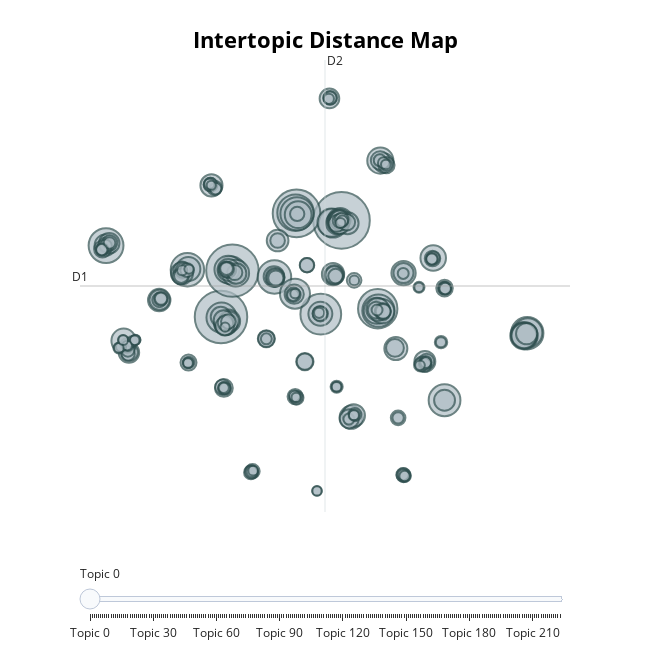

The notebook cell saved with this chart:
### Code cell
topic_model.visualize_topics()

### Figure 1 — Plotly figure (JSON) as saved in the notebook; plotly's stock layout.template omitted (floating-point values rounded to 4 significant figures; data arrays with more than 128 entries replaced by an {"elided": "..."} marker saying what was removed)
{"data": [{"customdata": {"elided": "224x3 mixed values"}, "hovertemplate": "<b>Topic %{customdata[0]}</b><br>Words: %{customdata[1]}<br>Size: %{customdata[2]}", "legendgroup": "", "marker": {"color": "#B0BEC5", "line": {"color": "DarkSlateGrey", "width": 2}, "size": {"elided": "224 int values"}, "sizemode": "area", "sizeref": 0.2338, "symbol": "circle"}, "mode": "markers", "name": "", "orientation": "v", "showlegend": false, "type": "scatter", "x": {"elided": "224 float values"}, "xaxis": "x", "y": {"elided": "224 float values"}, "yaxis": "y"}], "layout": {"annotations": [{"showarrow": false, "text": "D1", "x": -12.77, "y": 6.424, "yshift": 10}, {"showarrow": false, "text": "D2", "x": 6.033, "xshift": 10, "y": 28.93}], "height": 650, "hoverlabel": {"bgcolor": "white", "font": {"family": "Rockwell", "size": 16}}, "legend": {"itemsizing": "constant", "tracegroupgap": 0}, "margin": {"t": 60}, "shapes": [{"line": {"color": "#CFD8DC", "width": 2}, "type": "line", "x0": 6.033, "x1": 6.033, "y0": -16.08, "y1": 28.93}, {"line": {"color": "#9E9E9E", "width": 2}, "type": "line", "x0": -12.77, "x1": 24.83, "y0": 6.424, "y1": 6.424}], "sliders": [{"active": 0, "pad": {"t": 50}, "steps": [{"args": [{"marker.color": {"elided": "1x224 str values"}}], "label": "Topic 0", "method": "update"}, {"args": [{"marker.color": {"elided": "1x224 str values"}}], "label": "Topic 1", "method": "update"}, {"args": [{"marker.color": {"elided": "1x224 str values"}}], "label": "Topic 2", "method": "update"}, {"args": [{"marker.color": {"elided": "1x224 str values"}}], "label": "Topic 3", "method": "update"}, {"args": [{"marker.color": {"elided": "1x224 str values"}}], "label": "Topic 4", "method": "update"}, {"args": [{"marker.color": {"elided": "1x224 str values"}}], "label": "Topic 5", "method": "update"}, {"args": [{"marker.color": {"elided": "1x224 str values"}}], "label": "Topic 6", "method": "update"}, {"args": [{"marker.color": {"elided": "1x224 str values"}}], "label": "Topic 7", "method": "update"}, {"args": [{"marker.color": {"elided": "1x224 str values"}}], "label": "Topic 8", "method": "update"}, {"args": [{"marker.color": {"elided": "1x224 str values"}}], "label": "Topic 9", "method": "update"}, {"args": [{"marker.color": {"elided": "1x224 str values"}}], "label": "Topic 10", "method": "update"}, {"args": [{"marker.color": {"elided": "1x224 str values"}}], "label": "Topic 11", "method": "update"}, {"args": [{"marker.color": {"elided": "1x224 str values"}}], "label": "Topic 12", "method": "update"}, {"args": [{"marker.color": {"elided": "1x224 str values"}}], "label": "Topic 13", "method": "update"}, {"args": [{"marker.color": {"elided": "1x224 str values"}}], "label": "Topic 14", "method": "update"}, {"args": [{"marker.color": {"elided": "1x224 str values"}}], "label": "Topic 15", "method": "update"}, {"args": [{"marker.color": {"elided": "1x224 str values"}}], "label": "Topic 16", "method": "update"}, {"args": [{"marker.color": {"elided": "1x224 str values"}}], "label": "Topic 17", "method": "update"}, {"args": [{"marker.color": {"elided": "1x224 str values"}}], "label": "Topic 18", "method": "update"}, {"args": [{"marker.color": {"elided": "1x224 str values"}}], "label": "Topic 19", "method": "update"}, {"args": [{"marker.color": {"elided": "1x224 str values"}}], "label": "Topic 20", "method": "update"}, {"args": [{"marker.color": {"elided": "1x224 str values"}}], "label": "Topic 21", "method": "update"}, {"args": [{"marker.color": {"elided": "1x224 str values"}}], "label": "Topic 22", "method": "update"}, {"args": [{"marker.color": {"elided": "1x224 str values"}}], "label": "Topic 23", "method": "update"}, {"args": [{"marker.color": {"elided": "1x224 str values"}}], "label": "Topic 24", "method": "update"}, {"args": [{"marker.color": {"elided": "1x224 str values"}}], "label": "Topic 25", "method": "update"}, {"args": [{"marker.color": {"elided": "1x224 str values"}}], "label": "Topic 26", "method": "update"}, {"args": [{"marker.color": {"elided": "1x224 str values"}}], "label": "Topic 27", "method": "update"}, {"args": [{"marker.color": {"elided": "1x224 str values"}}], "label": "Topic 28", "method": "update"}, {"args": [{"marker.color": {"elided": "1x224 str values"}}], "label": "Topic 29", "method": "update"}, {"args": [{"marker.color": {"elided": "1x224 str values"}}], "label": "Topic 30", "method": "update"}, {"args": [{"marker.color": {"elided": "1x224 str values"}}], "label": "Topic 31", "method": "update"}, {"args": [{"marker.color": {"elided": "1x224 str values"}}], "label": "Topic 32", "method": "update"}, {"args": [{"marker.color": {"elided": "1x224 str values"}}], "label": "Topic 33", "method": "update"}, {"args": [{"marker.color": {"elided": "1x224 str values"}}], "label": "Topic 34", "method": "update"}, {"args": [{"marker.color": {"elided": "1x224 str values"}}], "label": "Topic 35", "method": "update"}, {"args": [{"marker.color": {"elided": "1x224 str values"}}], "label": "Topic 36", "method": "update"}, {"args": [{"marker.color": {"elided": "1x224 str values"}}], "label": "Topic 37", "method": "update"}, {"args": [{"marker.color": {"elided": "1x224 str values"}}], "label": "Topic 38", "method": "update"}, {"args": [{"marker.color": {"elided": "1x224 str values"}}], "label": "Topic 39", "method": "update"}, {"args": [{"marker.color": {"elided": "1x224 str values"}}], "label": "Topic 40", "method": "update"}, {"args": [{"marker.color": {"elided": "1x224 str values"}}], "label": "Topic 41", "method": "update"}, {"args": [{"marker.color": {"elided": "1x224 str values"}}], "label": "Topic 42", "method": "update"}, {"args": [{"marker.color": {"elided": "1x224 str values"}}], "label": "Topic 43", "method": "update"}, {"args": [{"marker.color": {"elided": "1x224 str values"}}], "label": "Topic 44", "method": "update"}, {"args": [{"marker.color": {"elided": "1x224 str values"}}], "label": "Topic 45", "method": "update"}, {"args": [{"marker.color": {"elided": "1x224 str values"}}], "label": "Topic 46", "method": "update"}, {"args": [{"marker.color": {"elided": "1x224 str values"}}], "label": "Topic 47", "method": "update"}, {"args": [{"marker.color": {"elided": "1x224 str values"}}], "label": "Topic 48", "method": "update"}, {"args": [{"marker.color": {"elided": "1x224 str values"}}], "label": "Topic 49", "method": "update"}, {"args": [{"marker.color": {"elided": "1x224 str values"}}], "label": "Topic 50", "method": "update"}, {"args": [{"marker.color": {"elided": "1x224 str values"}}], "label": "Topic 51", "method": "update"}, {"args": [{"marker.color": {"elided": "1x224 str values"}}], "label": "Topic 52", "method": "update"}, {"args": [{"marker.color": {"elided": "1x224 str values"}}], "label": "Topic 53", "method": "update"}, {"args": [{"marker.color": {"elided": "1x224 str values"}}], "label": "Topic 54", "method": "update"}, {"args": [{"marker.color": {"elided": "1x224 str values"}}], "label": "Topic 55", "method": "update"}, {"args": [{"marker.color": {"elided": "1x224 str values"}}], "label": "Topic 56", "method": "update"}, {"args": [{"marker.color": {"elided": "1x224 str values"}}], "label": "Topic 57", "method": "update"}, {"args": [{"marker.color": {"elided": "1x224 str values"}}], "label": "Topic 58", "method": "update"}, {"args": [{"marker.color": {"elided": "1x224 str values"}}], "label": "Topic 59", "method": "update"}, {"args": [{"marker.color": {"elided": "1x224 str values"}}], "label": "Topic 60", "method": "update"}, {"args": [{"marker.color": {"elided": "1x224 str values"}}], "label": "Topic 61", "method": "update"}, {"args": [{"marker.color": {"elided": "1x224 str values"}}], "label": "Topic 62", "method": "update"}, {"args": [{"marker.color": {"elided": "1x224 str values"}}], "label": "Topic 63", "method": "update"}, {"args": [{"marker.color": {"elided": "1x224 str values"}}], "label": "Topic 64", "method": "update"}, {"args": [{"marker.color": {"elided": "1x224 str values"}}], "label": "Topic 65", "method": "update"}, {"args": [{"marker.color": {"elided": "1x224 str values"}}], "label": "Topic 66", "method": "update"}, {"args": [{"marker.color": {"elided": "1x224 str values"}}], "label": "Topic 67", "method": "update"}, {"args": [{"marker.color": {"elided": "1x224 str values"}}], "label": "Topic 68", "method": "update"}, {"args": [{"marker.color": {"elided": "1x224 str values"}}], "label": "Topic 69", "method": "update"}, {"args": [{"marker.color": {"elided": "1x224 str values"}}], "label": "Topic 70", "method": "update"}, {"args": [{"marker.color": {"elided": "1x224 str values"}}], "label": "Topic 71", "method": "update"}, {"args": [{"marker.color": {"elided": "1x224 str values"}}], "label": "Topic 72", "method": "update"}, {"args": [{"marker.color": {"elided": "1x224 str values"}}], "label": "Topic 73", "method": "update"}, {"args": [{"marker.color": {"elided": "1x224 str values"}}], "label": "Topic 74", "method": "update"}, {"args": [{"marker.color": {"elided": "1x224 str values"}}], "label": "Topic 75", "method": "update"}, {"args": [{"marker.color": {"elided": "1x224 str values"}}], "label": "Topic 76", "method": "update"}, {"args": [{"marker.color": {"elided": "1x224 str values"}}], "label": "Topic 77", "method": "update"}, {"args": [{"marker.color": {"elided": "1x224 str values"}}], "label": "Topic 78", "method": "update"}, {"args": [{"marker.color": {"elided": "1x224 str values"}}], "label": "Topic 79", "method": "update"}, {"args": [{"marker.color": {"elided": "1x224 str values"}}], "label": "Topic 80", "method": "update"}, {"args": [{"marker.color": {"elided": "1x224 str values"}}], "label": "Topic 81", "method": "update"}, {"args": [{"marker.color": {"elided": "1x224 str values"}}], "label": "Topic 82", "method": "update"}, {"args": [{"marker.color": {"elided": "1x224 str values"}}], "label": "Topic 83", "method": "update"}, {"args": [{"marker.color": {"elided": "1x224 str values"}}], "label": "Topic 84", "method": "update"}, {"args": [{"marker.color": {"elided": "1x224 str values"}}], "label": "Topic 85", "method": "update"}, {"args": [{"marker.color": {"elided": "1x224 str values"}}], "label": "Topic 86", "method": "update"}, {"args": [{"marker.color": {"elided": "1x224 str values"}}], "label": "Topic 87", "method": "update"}, {"args": [{"marker.color": {"elided": "1x224 str values"}}], "label": "Topic 88", "method": "update"}, {"args": [{"marker.color": {"elided": "1x224 str values"}}], "label": "Topic 89", "method": "update"}, {"args": [{"marker.color": {"elided": "1x224 str values"}}], "label": "Topic 90", "method": "update"}, {"args": [{"marker.color": {"elided": "1x224 str values"}}], "label": "Topic 91", "method": "update"}, {"args": [{"marker.color": {"elided": "1x224 str values"}}], "label": "Topic 92", "method": "update"}, {"args": [{"marker.color": {"elided": "1x224 str values"}}], "label": "Topic 93", "method": "update"}, {"args": [{"marker.color": {"elided": "1x224 str values"}}], "label": "Topic 94", "method": "update"}, {"args": [{"marker.color": {"elided": "1x224 str values"}}], "label": "Topic 95", "method": "update"}, {"args": [{"marker.color": {"elided": "1x224 str values"}}], "label": "Topic 96", "method": "update"}, {"args": [{"marker.color": {"elided": "1x224 str values"}}], "label": "Topic 97", "method": "update"}, {"args": [{"marker.color": {"elided": "1x224 str values"}}], "label": "Topic 98", "method": "update"}, {"args": [{"marker.color": {"elided": "1x224 str values"}}], "label": "Topic 99", "method": "update"}, {"args": [{"marker.color": {"elided": "1x224 str values"}}], "label": "Topic 100", "method": "update"}, {"args": [{"marker.color": {"elided": "1x224 str values"}}], "label": "Topic 101", "method": "update"}, {"args": [{"marker.color": {"elided": "1x224 str values"}}], "label": "Topic 102", "method": "update"}, {"args": [{"marker.color": {"elided": "1x224 str values"}}], "label": "Topic 103", "method": "update"}, {"args": [{"marker.color": {"elided": "1x224 str values"}}], "label": "Topic 104", "method": "update"}, {"args": [{"marker.color": {"elided": "1x224 str values"}}], "label": "Topic 105", "method": "update"}, {"args": [{"marker.color": {"elided": "1x224 str values"}}], "label": "Topic 106", "method": "update"}, {"args": [{"marker.color": {"elided": "1x224 str values"}}], "label": "Topic 107", "method": "update"}, {"args": [{"marker.color": {"elided": "1x224 str values"}}], "label": "Topic 108", "method": "update"}, {"args": [{"marker.color": {"elided": "1x224 str values"}}], "label": "Topic 109", "method": "update"}, {"args": [{"marker.color": {"elided": "1x224 str values"}}], "label": "Topic 110", "method": "update"}, {"args": [{"marker.color": {"elided": "1x224 str values"}}], "label": "Topic 111", "method": "update"}, {"args": [{"marker.color": {"elided": "1x224 str values"}}], "label": "Topic 112", "method": "update"}, {"args": [{"marker.color": {"elided": "1x224 str values"}}], "label": "Topic 113", "method": "update"}, {"args": [{"marker.color": {"elided": "1x224 str values"}}], "label": "Topic 114", "method": "update"}, {"args": [{"marker.color": {"elided": "1x224 str values"}}], "label": "Topic 115", "method": "update"}, {"args": [{"marker.color": {"elided": "1x224 str values"}}], "label": "Topic 116", "method": "update"}, {"args": [{"marker.color": {"elided": "1x224 str values"}}], "label": "Topic 117", "method": "update"}, {"args": [{"marker.color": {"elided": "1x224 str values"}}], "label": "Topic 118", "method": "update"}, {"args": [{"marker.color": {"elided": "1x224 str values"}}], "label": "Topic 119", "method": "update"}, {"args": [{"marker.color": {"elided": "1x224 str values"}}], "label": "Topic 120", "method": "update"}, {"args": [{"marker.color": {"elided": "1x224 str values"}}], "label": "Topic 121", "method": "update"}, {"args": [{"marker.color": {"elided": "1x224 str values"}}], "label": "Topic 122", "method": "update"}, {"args": [{"marker.color": {"elided": "1x224 str values"}}], "label": "Topic 123", "method": "update"}, {"args": [{"marker.color": {"elided": "1x224 str values"}}], "label": "Topic 124", "method": "update"}, {"args": [{"marker.color": {"elided": "1x224 str values"}}], "label": "Topic 125", "method": "update"}, {"args": [{"marker.color": {"elided": "1x224 str values"}}], "label": "Topic 126", "method": "update"}, {"args": [{"marker.color": {"elided": "1x224 str values"}}], "label": "Topic 127", "method": "update"}, {"args": [{"marker.color": {"elided": "1x224 str values"}}], "label": "Topic 128", "method": "update"}, {"args": [{"marker.color": {"elided": "1x224 str values"}}], "label": "Topic 129", "method": "update"}, {"args": [{"marker.color": {"elided": "1x224 str values"}}], "label": "Topic 130", "method": "update"}, {"args": [{"marker.color": {"elided": "1x224 str values"}}], "label": "Topic 131", "method": "update"}, {"args": [{"marker.color": {"elided": "1x224 str values"}}], "label": "Topic 132", "method": "update"}, {"args": [{"marker.color": {"elided": "1x224 str values"}}], "label": "Topic 133", "method": "update"}, {"args": [{"marker.color": {"elided": "1x224 str values"}}], "label": "Topic 134", "method": "update"}, {"args": [{"marker.color": {"elided": "1x224 str values"}}], "label": "Topic 135", "method": "update"}, {"args": [{"marker.color": {"elided": "1x224 str values"}}], "label": "Topic 136", "method": "update"}, {"args": [{"marker.color": {"elided": "1x224 str values"}}], "label": "Topic 137", "method": "update"}, {"args": [{"marker.color": {"elided": "1x224 str values"}}], "label": "Topic 138", "method": "update"}, {"args": [{"marker.color": {"elided": "1x224 str values"}}], "label": "Topic 139", "method": "update"}, {"args": [{"marker.color": {"elided": "1x224 str values"}}], "label": "Topic 140", "method": "update"}, {"args": [{"marker.color": {"elided": "1x224 str values"}}], "label": "Topic 141", "method": "update"}, {"args": [{"marker.color": {"elided": "1x224 str values"}}], "label": "Topic 142", "method": "update"}, {"args": [{"marker.color": {"elided": "1x224 str values"}}], "label": "Topic 143", "method": "update"}, {"args": [{"marker.color": {"elided": "1x224 str values"}}], "label": "Topic 144", "method": "update"}, {"args": [{"marker.color": {"elided": "1x224 str values"}}], "label": "Topic 145", "method": "update"}, {"args": [{"marker.color": {"elided": "1x224 str values"}}], "label": "Topic 146", "method": "update"}, {"args": [{"marker.color": {"elided": "1x224 str values"}}], "label": "Topic 147", "method": "update"}, {"args": [{"marker.color": {"elided": "1x224 str values"}}], "label": "Topic 148", "method": "update"}, {"args": [{"marker.color": {"elided": "1x224 str values"}}], "label": "Topic 149", "method": "update"}, {"args": [{"marker.color": {"elided": "1x224 str values"}}], "label": "Topic 150", "method": "update"}, {"args": [{"marker.color": {"elided": "1x224 str values"}}], "label": "Topic 151", "method": "update"}, {"args": [{"marker.color": {"elided": "1x224 str values"}}], "label": "Topic 152", "method": "update"}, {"args": [{"marker.color": {"elided": "1x224 str values"}}], "label": "Topic 153", "method": "update"}, {"args": [{"marker.color": {"elided": "1x224 str values"}}], "label": "Topic 154", "method": "update"}, {"args": [{"marker.color": {"elided": "1x224 str values"}}], "label": "Topic 155", "method": "update"}, {"args": [{"marker.color": {"elided": "1x224 str values"}}], "label": "Topic 156", "method": "update"}, {"args": [{"marker.color": {"elided": "1x224 str values"}}], "label": "Topic 157", "method": "update"}, {"args": [{"marker.color": {"elided": "1x224 str values"}}], "label": "Topic 158", "method": "update"}, {"args": [{"marker.color": {"elided": "1x224 str values"}}], "label": "Topic 159", "method": "update"}, {"args": [{"marker.color": {"elided": "1x224 str values"}}], "label": "Topic 160", "method": "update"}, {"args": [{"marker.color": {"elided": "1x224 str values"}}], "label": "Topic 161", "method": "update"}, {"args": [{"marker.color": {"elided": "1x224 str values"}}], "label": "Topic 162", "method": "update"}, {"args": [{"marker.color": {"elided": "1x224 str values"}}], "label": "Topic 163", "method": "update"}, {"args": [{"marker.color": {"elided": "1x224 str values"}}], "label": "Topic 164", "method": "update"}, {"args": [{"marker.color": {"elided": "1x224 str values"}}], "label": "Topic 165", "method": "update"}, {"args": [{"marker.color": {"elided": "1x224 str values"}}], "label": "Topic 166", "method": "update"}, {"args": [{"marker.color": {"elided": "1x224 str values"}}], "label": "Topic 167", "method": "update"}, {"args": [{"marker.color": {"elided": "1x224 str values"}}], "label": "Topic 168", "method": "update"}, {"args": [{"marker.color": {"elided": "1x224 str values"}}], "label": "Topic 169", "method": "update"}, {"args": [{"marker.color": {"elided": "1x224 str values"}}], "label": "Topic 170", "method": "update"}, {"args": [{"marker.color": {"elided": "1x224 str values"}}], "label": "Topic 171", "method": "update"}, {"args": [{"marker.color": {"elided": "1x224 str values"}}], "label": "Topic 172", "method": "update"}, {"args": [{"marker.color": {"elided": "1x224 str values"}}], "label": "Topic 173", "method": "update"}, {"args": [{"marker.color": {"elided": "1x224 str values"}}], "label": "Topic 174", "method": "update"}, {"args": [{"marker.color": {"elided": "1x224 str values"}}], "label": "Topic 175", "method": "update"}, {"args": [{"marker.color": {"elided": "1x224 str values"}}], "label": "Topic 176", "method": "update"}, {"args": [{"marker.color": {"elided": "1x224 str values"}}], "label": "Topic 177", "method": "update"}, {"args": [{"marker.color": {"elided": "1x224 str values"}}], "label": "Topic 178", "method": "update"}, {"args": [{"marker.color": {"elided": "1x224 str values"}}], "label": "Topic 179", "method": "update"}, {"args": [{"marker.color": {"elided": "1x224 str values"}}], "label": "Topic 180", "method": "update"}, {"args": [{"marker.color": {"elided": "1x224 str values"}}], "label": "Topic 181", "method": "update"}, {"args": [{"marker.color": {"elided": "1x224 str values"}}], "label": "Topic 182", "method": "update"}, {"args": [{"marker.color": {"elided": "1x224 str values"}}], "label": "Topic 183", "method": "update"}, {"args": [{"marker.color": {"elided": "1x224 str values"}}], "label": "Topic 184", "method": "update"}, {"args": [{"marker.color": {"elided": "1x224 str values"}}], "label": "Topic 185", "method": "update"}, {"args": [{"marker.color": {"elided": "1x224 str values"}}], "label": "Topic 186", "method": "update"}, {"args": [{"marker.color": {"elided": "1x224 str values"}}], "label": "Topic 187", "method": "update"}, {"args": [{"marker.color": {"elided": "1x224 str values"}}], "label": "Topic 188", "method": "update"}, {"args": [{"marker.color": {"elided": "1x224 str values"}}], "label": "Topic 189", "method": "update"}, {"args": [{"marker.color": {"elided": "1x224 str values"}}], "label": "Topic 190", "method": "update"}, {"args": [{"marker.color": {"elided": "1x224 str values"}}], "label": "Topic 191", "method": "update"}, {"args": [{"marker.color": {"elided": "1x224 str values"}}], "label": "Topic 192", "method": "update"}, {"args": [{"marker.color": {"elided": "1x224 str values"}}], "label": "Topic 193", "method": "update"}, {"args": [{"marker.color": {"elided": "1x224 str values"}}], "label": "Topic 194", "method": "update"}, {"args": [{"marker.color": {"elided": "1x224 str values"}}], "label": "Topic 195", "method": "update"}, {"args": [{"marker.color": {"elided": "1x224 str values"}}], "label": "Topic 196", "method": "update"}, {"args": [{"marker.color": {"elided": "1x224 str values"}}], "label": "Topic 197", "method": "update"}, {"args": [{"marker.color": {"elided": "1x224 str values"}}], "label": "Topic 198", "method": "update"}, {"args": [{"marker.color": {"elided": "1x224 str values"}}], "label": "Topic 199", "method": "update"}, {"args": [{"marker.color": {"elided": "1x224 str values"}}], "label": "Topic 200", "method": "update"}, {"args": [{"marker.color": {"elided": "1x224 str values"}}], "label": "Topic 201", "method": "update"}, {"args": [{"marker.color": {"elided": "1x224 str values"}}], "label": "Topic 202", "method": "update"}, {"args": [{"marker.color": {"elided": "1x224 str values"}}], "label": "Topic 203", "method": "update"}, {"args": [{"marker.color": {"elided": "1x224 str values"}}], "label": "Topic 204", "method": "update"}, {"args": [{"marker.color": {"elided": "1x224 str values"}}], "label": "Topic 205", "method": "update"}, {"args": [{"marker.color": {"elided": "1x224 str values"}}], "label": "Topic 206", "method": "update"}, {"args": [{"marker.color": {"elided": "1x224 str values"}}], "label": "Topic 207", "method": "update"}, {"args": [{"marker.color": {"elided": "1x224 str values"}}], "label": "Topic 208", "method": "update"}, {"args": [{"marker.color": {"elided": "1x224 str values"}}], "label": "Topic 209", "method": "update"}, {"args": [{"marker.color": {"elided": "1x224 str values"}}], "label": "Topic 210", "method": "update"}, {"args": [{"marker.color": {"elided": "1x224 str values"}}], "label": "Topic 211", "method": "update"}, {"args": [{"marker.color": {"elided": "1x224 str values"}}], "label": "Topic 212", "method": "update"}, {"args": [{"marker.color": {"elided": "1x224 str values"}}], "label": "Topic 213", "method": "update"}, {"args": [{"marker.color": {"elided": "1x224 str values"}}], "label": "Topic 214", "method": "update"}, {"args": [{"marker.color": {"elided": "1x224 str values"}}], "label": "Topic 215", "method": "update"}, {"args": [{"marker.color": {"elided": "1x224 str values"}}], "label": "Topic 216", "method": "update"}, {"args": [{"marker.color": {"elided": "1x224 str values"}}], "label": "Topic 217", "method": "update"}, {"args": [{"marker.color": {"elided": "1x224 str values"}}], "label": "Topic 218", "method": "update"}, {"args": [{"marker.color": {"elided": "1x224 str values"}}], "label": "Topic 219", "method": "update"}, {"args": [{"marker.color": {"elided": "1x224 str values"}}], "label": "Topic 220", "method": "update"}, {"args": [{"marker.color": {"elided": "1x224 str values"}}], "label": "Topic 221", "method": "update"}, {"args": [{"marker.color": {"elided": "1x224 str values"}}], "label": "Topic 222", "method": "update"}, {"args": [{"marker.color": {"elided": "1x224 str values"}}], "label": "Topic 223", "method": "update"}]}], "title": {"font": {"color": "Black", "size": 22}, "text": "<b>Intertopic Distance Map", "x": 0.5, "xanchor": "center", "y": 0.95, "yanchor": "top"}, "width": 650, "xaxis": {"anchor": "y", "domain": [0, 1], "range": [-12.77, 24.83], "title": {"text": ""}, "visible": false}, "yaxis": {"anchor": "x", "domain": [0, 1], "range": [-16.08, 28.93], "title": {"text": ""}, "visible": false}}}
